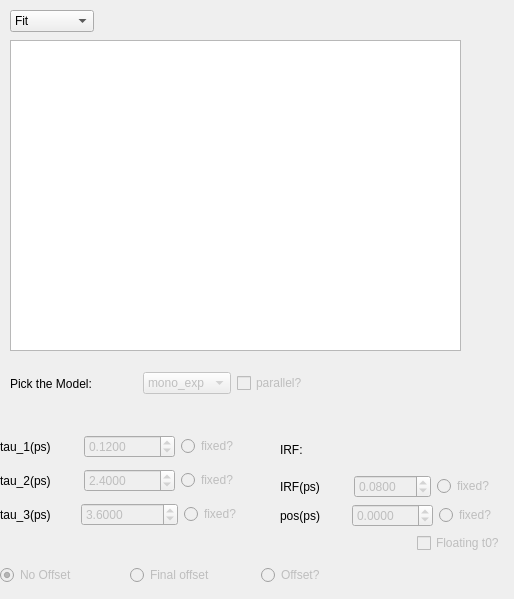
      <widget class="QWidget" name="TRPES_2">
       <attribute name="title">
        <string>Fit parameters overview</string>
       </attribute>
       <widget class="GraphicsLayoutWidget" name="viewer_global_unc_TRPES">
        <property name="geometry">
         <rect>
          <x>10</x>
          <y>40</y>
          <width>451</width>
          <height>311</height>
         </rect>
        </property>
        <property name="toolTip">
         <string>Scroll pour zoom, 
click on 'A' in the lower-left corner to get back
 Dragging the lines of the colobar on the right changes the z-scale
Right Mouse-click for more options (e.g. log-scale of the time-axis)</string>
        </property>
       </widget>
       <widget class="QComboBox" name="comboBox_unc_global_fit_or_residual">
        <property name="geometry">
         <rect>
          <x>10</x>
          <y>10</y>
          <width>84</width>
          <height>22</height>
         </rect>
        </property>
        <property name="currentIndex">
         <number>0</number>
        </property>
        <item>
         <property name="text">
          <string>Fit</string>
         </property>
        </item>
        <item>
         <property name="text">
          <string>Original</string>
         </property>
        </item>
        <item>
         <property name="text">
          <string>Residual</string>
         </property>
        </item>
       </widget>
       <widget class="QWidget" name="layoutWidget_45">
        <property name="geometry">
         <rect>
          <x>0</x>
          <y>430</y>
          <width>258</width>
          <height>101</height>
         </rect>
        </property>
        <layout class="QVBoxLayout" name="verticalLayout_32">
         <item>
          <layout class="QHBoxLayout" name="horizontalLayout_49">
           <item>
            <widget class="QLabel" name="label_38">
             <property name="text">
              <string>tau_1(ps)</string>
             </property>
            </widget>
           </item>
           <item>
            <widget class="QDoubleSpinBox" name="doubleSpinBox_global_time_tau1_guess_unc">
             <property name="enabled">
              <bool>false</bool>
             </property>
             <property name="decimals">
              <number>4</number>
             </property>
             <property name="minimum">
              <double>0.001000000000000</double>
             </property>
             <property name="maximum">
              <double>50000.000000000000000</double>
             </property>
             <property name="singleStep">
              <double>1.000000000000000</double>
             </property>
             <property name="value">
              <double>0.120000000000000</double>
             </property>
            </widget>
           </item>
           <item>
            <widget class="QRadioButton" name="radioButton_tau1_fixed_unc">
             <property name="enabled">
              <bool>false</bool>
             </property>
             <property name="text">
              <string>fixed?</string>
             </property>
             <property name="autoExclusive">
              <bool>false</bool>
             </property>
            </widget>
           </item>
          </layout>
         </item>
         <item>
          <layout class="QHBoxLayout" name="horizontalLayout_132">
           <item>
            <widget class="QLabel" name="label_40">
             <property name="text">
              <string>tau_2(ps)</string>
             </property>
            </widget>
           </item>
           <item>
            <widget class="QDoubleSpinBox" name="doubleSpinBox_global_time_tau2_guess_unc">
             <property name="enabled">
              <bool>false</bool>
             </property>
             <property name="decimals">
              <number>4</number>
             </property>
             <property name="minimum">
              <double>0.001000000000000</double>
             </property>
             <property name="maximum">
              <double>50000.000000000000000</double>
             </property>
             <property name="value">
              <double>2.400000000000000</double>
             </property>
            </widget>
           </item>
           <item>
            <widget class="QRadioButton" name="radioButton_tau2_fixed_unc">
             <property name="enabled">
              <bool>false</bool>
             </property>
             <property name="text">
              <string>fixed?</string>
             </property>
             <property name="autoExclusive">
              <bool>false</bool>
             </property>
            </widget>
           </item>
          </layout>
         </item>
         <item>
          <layout class="QHBoxLayout" name="horizontalLayout_133">
           <item>
            <widget class="QLabel" name="label_41">
             <property name="text">
              <string>tau_3(ps)</string>
             </property>
            </widget>
           </item>
           <item>
            <widget class="QDoubleSpinBox" name="doubleSpinBox_global_time_tau3_guess_unc">
             <property name="enabled">
              <bool>false</bool>
             </property>
             <property name="decimals">
              <number>4</number>
             </property>
             <property name="minimum">
              <double>0.001000000000000</double>
             </property>
             <property name="maximum">
              <double>500000.000000000000000</double>
             </property>
             <property name="value">
              <double>3.600000000000000</double>
             </property>
            </widget>
           </item>
           <item>
            <widget class="QRadioButton" name="radioButton_tau3_fixed_unc">
             <property name="enabled">
              <bool>false</bool>
             </property>
             <property name="text">
              <string>fixed?</string>
             </property>
             <property name="autoExclusive">
              <bool>false</bool>
             </property>
            </widget>
           </item>
          </layout>
         </item>
        </layout>
       </widget>
       <widget class="QWidget" name="layoutWidget_48">
        <property name="geometry">
         <rect>
          <x>280</x>
          <y>430</y>
          <width>225</width>
          <height>123</height>
         </rect>
        </property>
        <layout class="QVBoxLayout" name="verticalLayout_33">
         <item>
          <layout class="QHBoxLayout" name="horizontalLayout_136">
           <item>
            <widget class="QLabel" name="label_133">
             <property name="text">
              <string>IRF:</string>
             </property>
            </widget>
           </item>
           <item>
            <spacer name="horizontalSpacer_42">
             <property name="orientation">
              <enum>Qt::Horizontal</enum>
             </property>
             <property name="sizeHint" stdset="0">
              <size>
               <width>40</width>
               <height>20</height>
              </size>
             </property>
            </spacer>
           </item>
          </layout>
         </item>
         <item>
          <layout class="QHBoxLayout" name="horizontalLayout_137">
           <item>
            <widget class="QLabel" name="label_134">
             <property name="text">
              <string>IRF(ps)</string>
             </property>
            </widget>
           </item>
           <item>
            <widget class="QDoubleSpinBox" name="doubleSpinBox_guess_time_irf_guess_unc">
             <property name="enabled">
              <bool>false</bool>
             </property>
             <property name="decimals">
              <number>4</number>
             </property>
             <property name="minimum">
              <double>0.020000000000000</double>
             </property>
             <property name="maximum">
              <double>200.000000000000000</double>
             </property>
             <property name="value">
              <double>0.080000000000000</double>
             </property>
            </widget>
           </item>
           <item>
            <widget class="QRadioButton" name="radioButton_IRF_fixed_unc">
             <property name="enabled">
              <bool>false</bool>
             </property>
             <property name="text">
              <string>fixed?</string>
             </property>
             <property name="autoExclusive">
              <bool>false</bool>
             </property>
            </widget>
           </item>
          </layout>
         </item>
         <item>
          <layout class="QHBoxLayout" name="horizontalLayout_138">
           <item>
            <widget class="QLabel" name="label_135">
             <property name="text">
              <string>pos(ps)</string>
             </property>
            </widget>
           </item>
           <item>
            <widget class="QDoubleSpinBox" name="doubleSpinBox_global_time_pos_irf_guess_unc">
             <property name="enabled">
              <bool>false</bool>
             </property>
             <property name="decimals">
              <number>4</number>
             </property>
             <property name="minimum">
              <double>-500.000000000000000</double>
             </property>
             <property name="maximum">
              <double>500.000000000000000</double>
             </property>
            </widget>
           </item>
           <item>
            <widget class="QRadioButton" name="radioButton_pos_fixed_unc">
             <property name="enabled">
              <bool>false</bool>
             </property>
             <property name="text">
              <string>fixed?</string>
             </property>
            </widget>
           </item>
          </layout>
         </item>
         <item>
          <layout class="QHBoxLayout" name="horizontalLayout_30">
           <item>
            <spacer name="horizontalSpacer_8">
             <property name="orientation">
              <enum>Qt::Horizontal</enum>
             </property>
             <property name="sizeHint" stdset="0">
              <size>
               <width>40</width>
               <height>20</height>
              </size>
             </property>
            </spacer>
           </item>
           <item>
            <widget class="QCheckBox" name="checkBox_global_floating_t0_unc">
             <property name="enabled">
              <bool>false</bool>
             </property>
             <property name="toolTip">
              <string>Calculate t0 for each individual eV trace. Does only work with Fit2! (with Fit! it is ignored)</string>
             </property>
             <property name="text">
              <string>Floating t0?</string>
             </property>
            </widget>
           </item>
          </layout>
         </item>
        </layout>
       </widget>
       <widget class="QWidget" name="layoutWidget_46">
        <property name="geometry">
         <rect>
          <x>10</x>
          <y>370</y>
          <width>298</width>
          <height>27</height>
         </rect>
        </property>
        <layout class="QHBoxLayout" name="horizontalLayout_134">
         <item>
          <widget class="QLabel" name="label_42">
           <property name="sizePolicy">
            <sizepolicy hsizetype="MinimumExpanding" vsizetype="MinimumExpanding">
             <horstretch>0</horstretch>
             <verstretch>0</verstretch>
            </sizepolicy>
           </property>
           <property name="statusTip">
            <string>(for the moment sequential up to three time-constans implemented)</string>
           </property>
           <property name="text">
            <string>Pick the Model:</string>
           </property>
          </widget>
         </item>
         <item>
          <spacer name="horizontalSpacer_41">
           <property name="orientation">
            <enum>Qt::Horizontal</enum>
           </property>
           <property name="sizeHint" stdset="0">
            <size>
             <width>40</width>
             <height>20</height>
            </size>
           </property>
          </spacer>
         </item>
         <item>
          <widget class="QComboBox" name="comboBox_global_pick_model_unc">
           <property name="enabled">
            <bool>false</bool>
           </property>
           <item>
            <property name="text">
             <string>mono_exp</string>
            </property>
           </item>
           <item>
            <property name="text">
             <string>bi_exp</string>
            </property>
           </item>
           <item>
            <property name="text">
             <string>tri_exp</string>
            </property>
           </item>
           <item>
            <property name="text">
             <string>autocorr</string>
            </property>
           </item>
          </widget>
         </item>
         <item>
          <widget class="QCheckBox" name="checkBox_global_parallel_unc">
           <property name="enabled">
            <bool>false</bool>
           </property>
           <property name="text">
            <string>parallel?</string>
           </property>
          </widget>
         </item>
        </layout>
       </widget>
       <widget class="QWidget" name="layoutWidget_41">
        <property name="geometry">
         <rect>
          <x>0</x>
          <y>560</y>
          <width>385</width>
          <height>30</height>
         </rect>
        </property>
        <layout class="QHBoxLayout" name="horizontalLayout_113">
         <item>
          <widget class="QRadioButton" name="radioButton_no_offset_unc">
           <property name="enabled">
            <bool>false</bool>
           </property>
           <property name="text">
            <string>No Offset</string>
           </property>
           <property name="checkable">
            <bool>true</bool>
           </property>
           <property name="checked">
            <bool>true</bool>
           </property>
          </widget>
         </item>
         <item>
          <widget class="QRadioButton" name="radioButton_time_final_offset_unc">
           <property name="enabled">
            <bool>false</bool>
           </property>
           <property name="toolTip">
            <string>Assumes that the final state is ionizable/has an infinite lifetime.</string>
           </property>
           <property name="text">
            <string>Final offset</string>
           </property>
          </widget>
         </item>
         <item>
          <widget class="QRadioButton" name="radioButton_time_offset_unc">
           <property name="enabled">
            <bool>false</bool>
           </property>
           <property name="toolTip">
            <string>Assumes that there is an indipendant species which just gives an offset.</string>
           </property>
           <property name="text">
            <string>Offset?</string>
           </property>
          </widget>
         </item>
        </layout>
       </widget>
      </widget>
